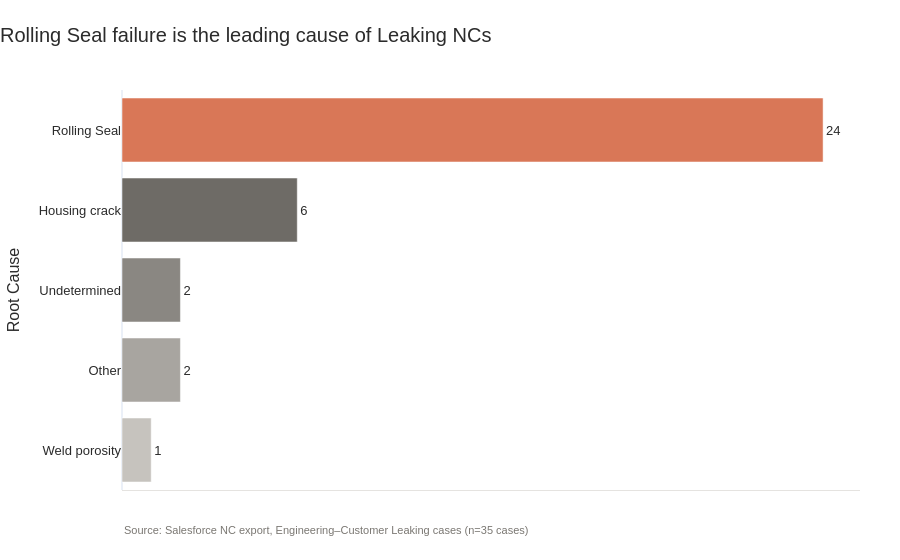

The notebook cell this image was saved under:
### Code cell
top_leak_cause = leader(leak_counts, "Root Cause")

fig_leak_bar = ranked_bar(
    leak_counts, "Root Cause", top_leak_cause,
    "Rolling Seal failure is the leading cause of Leaking NCs",
)
add_source(fig_leak_bar, f"Source: Salesforce NC export, Engineering–Customer Leaking cases (n={len(df_leak)} cases)")

### Figure 1 — Plotly figure (JSON) as saved in the notebook; plotly's stock layout.template omitted (floating-point values rounded to 4 significant figures)
{"data": [{"hovertemplate": "Root Cause=%{y}<br>Count=%{text}<extra></extra>", "legendgroup": "Rolling Seal", "marker": {"color": "#D97757", "pattern": {"shape": ""}}, "name": "Rolling Seal", "orientation": "h", "showlegend": true, "text": [24.0], "textposition": "outside", "type": "bar", "x": [24], "xaxis": "x", "y": ["Rolling Seal"], "yaxis": "y"}, {"hovertemplate": "Root Cause=%{y}<br>Count=%{text}<extra></extra>", "legendgroup": "Housing crack", "marker": {"color": "#6E6B66", "pattern": {"shape": ""}}, "name": "Housing crack", "orientation": "h", "showlegend": true, "text": [6.0], "textposition": "outside", "type": "bar", "x": [6], "xaxis": "x", "y": ["Housing crack"], "yaxis": "y"}, {"hovertemplate": "Root Cause=%{y}<br>Count=%{text}<extra></extra>", "legendgroup": "Undetermined", "marker": {"color": "#8A8782", "pattern": {"shape": ""}}, "name": "Undetermined", "orientation": "h", "showlegend": true, "text": [2.0], "textposition": "outside", "type": "bar", "x": [2], "xaxis": "x", "y": ["Undetermined"], "yaxis": "y"}, {"hovertemplate": "Root Cause=%{y}<br>Count=%{text}<extra></extra>", "legendgroup": "Other", "marker": {"color": "#A8A5A0", "pattern": {"shape": ""}}, "name": "Other", "orientation": "h", "showlegend": true, "text": [2.0], "textposition": "outside", "type": "bar", "x": [2], "xaxis": "x", "y": ["Other"], "yaxis": "y"}, {"hovertemplate": "Root Cause=%{y}<br>Count=%{text}<extra></extra>", "legendgroup": "Weld porosity", "marker": {"color": "#C6C3BE", "pattern": {"shape": ""}}, "name": "Weld porosity", "orientation": "h", "showlegend": true, "text": [1.0], "textposition": "outside", "type": "bar", "x": [1], "xaxis": "x", "y": ["Weld porosity"], "yaxis": "y"}], "layout": {"annotations": [{"font": {"color": "#7A7772", "size": 11}, "showarrow": false, "text": "Source: Salesforce NC export, Engineering–Customer Leaking cases (n=35 cases)", "x": 0, "xanchor": "left", "xref": "paper", "y": -0.12, "yref": "paper"}], "barmode": "relative", "legend": {"title": {"text": "Root Cause"}, "tracegroupgap": 0}, "showlegend": false, "title": {"text": "Rolling Seal failure is the leading cause of Leaking NCs"}, "xaxis": {"anchor": "y", "domain": [0, 1], "showgrid": false, "showticklabels": false, "title": {"text": ""}}, "yaxis": {"anchor": "x", "categoryarray": ["Weld porosity", "Other", "Undetermined", "Housing crack", "Rolling Seal"], "categoryorder": "array", "domain": [0, 1], "title": {"text": "Root Cause"}}}}
